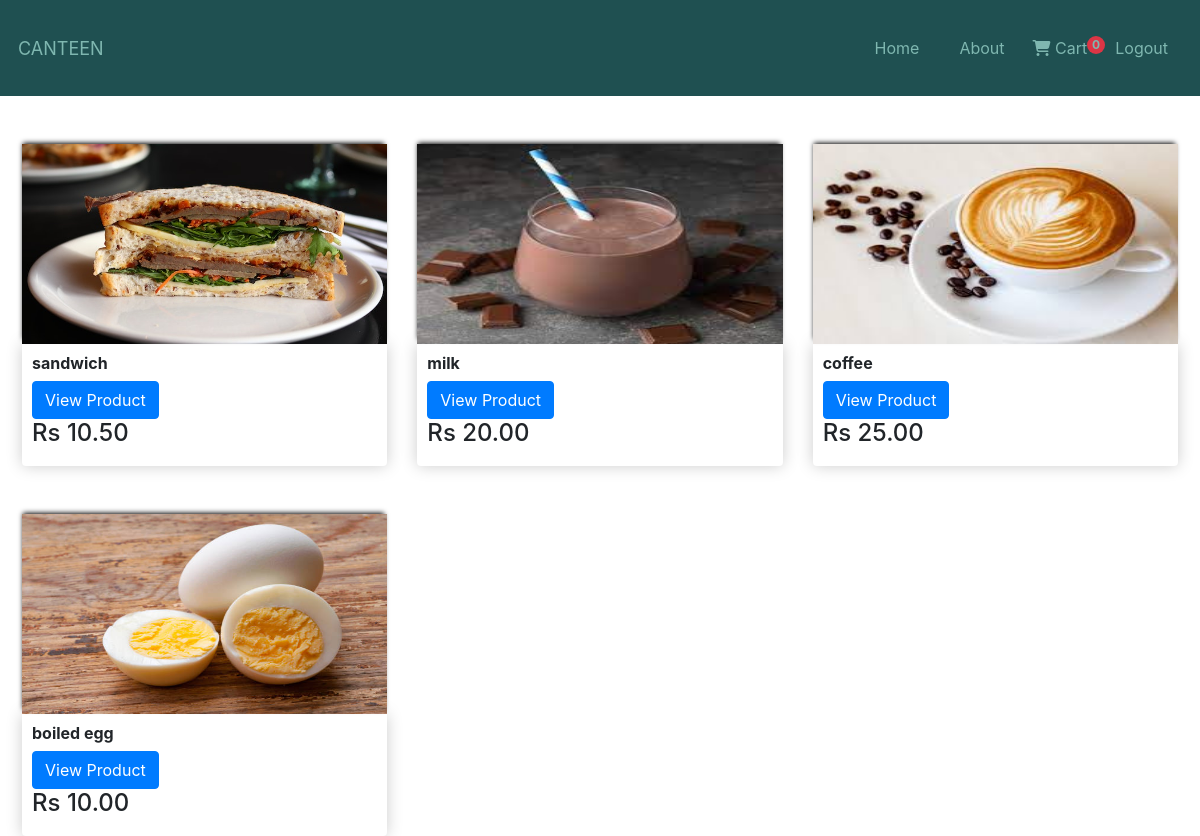
/breakfast/ (signed in), run on the app's committed database.
### account/models.py (models this page shows, shortened)
class Customer(models.Model):
    user=models.OneToOneField(User,on_delete=models.CASCADE)
    name=models.CharField(max_length=200)
    email=models.EmailField(max_length=100)

### ordering/models.py (models this page shows, shortened)
class Product(models.Model):
    options=(("Breakfast","Breakfast"),
    ("Lunch","Lunch"),
    ("Todayspl","Todayspl"),)
    name=models.CharField(max_length=100)
    price=models.DecimalField(max_digits=7,decimal_places=2)
    category=models.CharField(max_length=10,choices=options)
    description=models.TextField(max_length=500)
    image=models.ImageField(null=True,blank=True)
    @property
    def ImageURL(self):
        try:
            url = self.image.url
        except:
            url = ''
        return url

### ordering/views.py (the view)
# urls.py: path("breakfast/",views.breakfast,name="breakfast"),
@login_required
def breakfast(request):
    products=Product.objects.all()
    context={"products":products}
    return render(request,"ordering/breakfast.html",context)

### account/templatetags/cart_template_tags.py (called while the page is built)
@register.filter(name="cart_products")
def cart_products(user):
    if user.is_authenticated:
        customer_obj = Customer.objects.get(user=user)
        qs = order_info.objects.filter(customer=customer_obj, complete=False)
        if qs.exists():
            return qs[0].products.count()
    return 0

### ordering/templates/ordering/breakfast.html
{% extends "account/base.html" %}
{% load static %}
{% block content %}
<div class="breakfast">
  <div class="row" style="margin-right: 7px;
    margin-left: 7px;">
    {% for product in products %}
    {% if product.category == 'Breakfast' %}
    <div class="col-lg-4 mt-5">
      <img src="{{product.ImageURL}}"  class="thumbnails">
      <div class="box-element product ">
        <h6><strong>{{product.name}}</strong></h6>
        <a href="{% url 'Productdetail' product.id   %}" class="btn btn-primary">View Product</a>
        <h4>Rs {{product.price}}</h4>
      </div>
    </div>
    {% endif %}
    {% endfor %}
  </div>
</div>
{% endblock %}

### account/templates/account/base.html (shortened to what this page needs)
<!DOCTYPE html>
<html lang="en">
    {% load cart_template_tags %}
{% load static %}
<head>
    <link rel="stylesheet" type="text/css" href="{% static 'account/main.css' %}">
    <link rel="stylesheet" href="https://cdn.jsdelivr.net/npm/bootstrap@4.4.1/dist/css/bootstrap.min.css"
>
    <link rel="stylesheet" href="https://stackpath.bootstrapcdn.com/bootstrap/4.4.1/css/bootstrap.min.css"
>
</head>
<body>
    <nav class="navbarContainer">
        {% if not user.is_staff %}
        <a class="logoHeading" href="{% url 'menu' %}"> Canteen</a>
        {% else %}
        <a class="logoHeading" href="{% url 'dashboard' %}">Canteen</a>
        {% endif %}
        <div class="anchoreContainer" id="navbarSupportedContent">
            <ul class="anchorestag">
                <li class="nav-item active">
                    {% if not user.is_staff %}
                    <a class="nav-link" href="{% url 'menu' %}">Home </a>
                    {% else %}
                    <a class="nav-link" href="{% url 'dashboard' %}">Home <span class="sr-only"></span></a>
                    {%endif%}
                </li>
            </ul>
            <div class="navbarButtonsContainer">
                {% if user.is_authenticated %}
                <a href="#" class="my-2 my-sm-0">About</a>
                {% if not user.is_staff%}
                <a href="{% url 'order-summary' %}" class="nav-link waves-effect">
                    <i class="fa-solid fa-cart-shopping"></i>
                    <span class="clearfix d-none d-sm-inline-block"> Cart </span>
                    <span class="position-absolute  start-100 translate-middle badge rounded-pill bg-danger">
                        {{ request.user|cart_products }}
                    </span>
                </a>
                {% endif %}
                <a href="{% url 'logout' %}" class="my-2 my-sm-0">Logout</a>
                {% else %}
                <a href="{% url 'register' %}" class=" mr-sm-2">Register</a>
                <a href="{% url 'login' %}" class=" my-2 my-sm-0">Login</a>
                {% endif %}
            </div>
        </div>
    </nav>
    {% block content %}{% endblock %}
</body>
</html>

### account/static/account/main.css (style rules this page uses)
.navbarContainer { background-color: #1f5051; padding: 18px; display: flex; flex-direction: row; justify-content: space-between; align-items: center; }
.logoHeading { text-decoration: none; color: #7fb7b0; text-transform: uppercase; font-size: 18px; }
.anchoreContainer { display: flex; flex-direction: row; }
.anchorestag { padding: 10px; margin: 0px; list-style: none; }
.anchorestag a { color: #7fb7b0; }
.navbarButtonsContainer { display: flex; flex-direction: row; align-items: center; }
.navbarButtonsContainer a { color: #7fb7b0; background-color: transparent; padding: 5px 14px; text-decoration: none; border-radius: 10px; }
::placeholder { color: white; }

### account/templates/account/base.html (style rules this page uses)
.box-element { box-shadow: hsl(0, 0%, 80%) 0 0 16px; background-color: #fff; border-radius: 4px; padding: 10px; }
.thumbnails { width: 100%; height: 200px; -webkit-box-shadow: -1px -3px 5px -2px rgb(0, 0, 0); -moz-box-shadow: -1px -3px 5px -2px rgb(0, 0, 0); box-shadow: -1px -3px 5px -2px rgb(0, 0, 0); }
.product { border-radius: 0 0 4px 4px; }

### data on the page
Product: ImageURL (picture), name "sandwich", price "10.50"
Product: ImageURL (picture), name "milk", price "20.00"
Product: ImageURL (picture), name "coffee", price "25.00"
Product: ImageURL (picture), name "boiled egg", price "10.00"

### other printed values
{{ request.user|cart_products }} "0"
